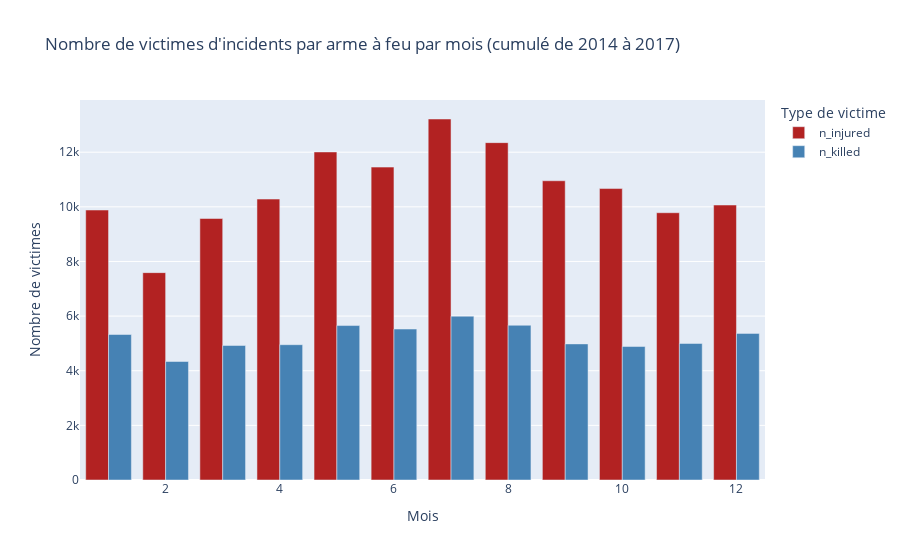

Source (notebook cell):
### Code cell
grouped_data3 = base_totale.loc[base_totale['date'].dt.year.isin([2014,2015,2016,2017])].groupby(
    base_totale['date'].dt.month).agg({
    'n_injured': 'sum',
    'n_killed': 'sum'
}).reset_index()


fig3 = px.bar(
    grouped_data3,
    x=grouped_data3['date'],
    y=['n_injured', 'n_killed'],
    labels={"date": "Mois", "value": "Nombre de victimes", "variable": "Type de victime"},
    title="Nombre de victimes d'incidents par arme à feu par mois (cumulé de 2014 à 2017)",
    color_discrete_map={"n_injured": "firebrick", "n_killed": "steelblue"},
)

fig3.update_layout(barmode='group')  # Display bars side by side

fig3.show()

### Figure 1 — Plotly figure (JSON) as saved in the notebook; plotly's stock layout.template omitted (floating-point values rounded to 4 significant figures)
{"data": [{"alignmentgroup": "True", "hovertemplate": "Type de victime=n_injured<br>Mois=%{x}<br>Nombre de victimes=%{y}<extra></extra>", "legendgroup": "n_injured", "marker": {"color": "firebrick", "pattern": {"shape": ""}}, "name": "n_injured", "offsetgroup": "n_injured", "orientation": "v", "showlegend": true, "textposition": "auto", "type": "bar", "x": [1, 2, 3, 4, 5, 6, 7, 8, 9, 10, 11, 12], "xaxis": "x", "y": [9883, 7591, 9573, 10284, 12009, 11454, 13215, 12350, 10954, 10669, 9784, 10066], "yaxis": "y"}, {"alignmentgroup": "True", "hovertemplate": "Type de victime=n_killed<br>Mois=%{x}<br>Nombre de victimes=%{y}<extra></extra>", "legendgroup": "n_killed", "marker": {"color": "steelblue", "pattern": {"shape": ""}}, "name": "n_killed", "offsetgroup": "n_killed", "orientation": "v", "showlegend": true, "textposition": "auto", "type": "bar", "x": [1, 2, 3, 4, 5, 6, 7, 8, 9, 10, 11, 12], "xaxis": "x", "y": [5326, 4338, 4924, 4953, 5654, 5526, 5997, 5664, 4982, 4886, 4998, 5367], "yaxis": "y"}], "layout": {"barmode": "group", "legend": {"title": {"text": "Type de victime"}, "tracegroupgap": 0}, "title": {"text": "Nombre de victimes d'incidents par arme à feu par mois (cumulé de 2014 à 2017)"}, "xaxis": {"anchor": "y", "domain": [0, 1], "title": {"text": "Mois"}}, "yaxis": {"anchor": "x", "domain": [0, 1], "title": {"text": "Nombre de victimes"}}}}
